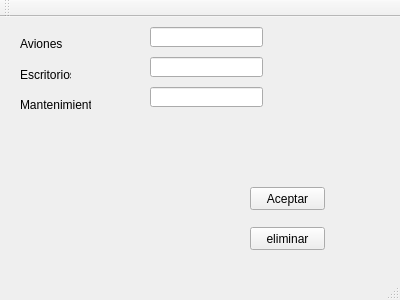
<?xml version="1.0" encoding="UTF-8"?>
<ui version="4.0">
 <class>MainWindow</class>
 <widget class="QMainWindow" name="MainWindow">
  <property name="geometry">
   <rect>
    <x>0</x>
    <y>0</y>
    <width>400</width>
    <height>300</height>
   </rect>
  </property>
  <property name="windowTitle">
   <string>MainWindow</string>
  </property>
  <widget class="QWidget" name="centralWidget">
   <widget class="QPushButton" name="btnaceptar">
    <property name="geometry">
     <rect>
      <x>250</x>
      <y>170</y>
      <width>75</width>
      <height>23</height>
     </rect>
    </property>
    <property name="text">
     <string>Aceptar</string>
    </property>
   </widget>
   <widget class="QPushButton" name="pushButton">
    <property name="geometry">
     <rect>
      <x>250</x>
      <y>210</y>
      <width>75</width>
      <height>23</height>
     </rect>
    </property>
    <property name="text">
     <string>eliminar</string>
    </property>
   </widget>
   <widget class="QLineEdit" name="lineEdit">
    <property name="geometry">
     <rect>
      <x>150</x>
      <y>10</y>
      <width>113</width>
      <height>20</height>
     </rect>
    </property>
   </widget>
   <widget class="QLineEdit" name="lineEdit_2">
    <property name="geometry">
     <rect>
      <x>150</x>
      <y>40</y>
      <width>113</width>
      <height>20</height>
     </rect>
    </property>
   </widget>
   <widget class="QLineEdit" name="lineEdit_3">
    <property name="geometry">
     <rect>
      <x>150</x>
      <y>70</y>
      <width>113</width>
      <height>20</height>
     </rect>
    </property>
   </widget>
   <widget class="QLabel" name="label">
    <property name="geometry">
     <rect>
      <x>20</x>
      <y>20</y>
      <width>47</width>
      <height>13</height>
     </rect>
    </property>
    <property name="text">
     <string>Aviones</string>
    </property>
   </widget>
   <widget class="QLabel" name="label_2">
    <property name="geometry">
     <rect>
      <x>20</x>
      <y>50</y>
      <width>51</width>
      <height>16</height>
     </rect>
    </property>
    <property name="text">
     <string>Escritorios</string>
    </property>
   </widget>
   <widget class="QLabel" name="label_3">
    <property name="geometry">
     <rect>
      <x>20</x>
      <y>80</y>
      <width>71</width>
      <height>16</height>
     </rect>
    </property>
    <property name="text">
     <string>Mantenimiento</string>
    </property>
   </widget>
  </widget>
  <widget class="QMenuBar" name="menuBar">
   <property name="geometry">
    <rect>
     <x>0</x>
     <y>0</y>
     <width>400</width>
     <height>21</height>
    </rect>
   </property>
  </widget>
  <widget class="QToolBar" name="mainToolBar">
   <attribute name="toolBarArea">
    <enum>TopToolBarArea</enum>
   </attribute>
   <attribute name="toolBarBreak">
    <bool>false</bool>
   </attribute>
  </widget>
  <widget class="QStatusBar" name="statusBar"/>
 </widget>
 <layoutdefault spacing="6" margin="11"/>
 <resources/>
 <connections/>
</ui>
